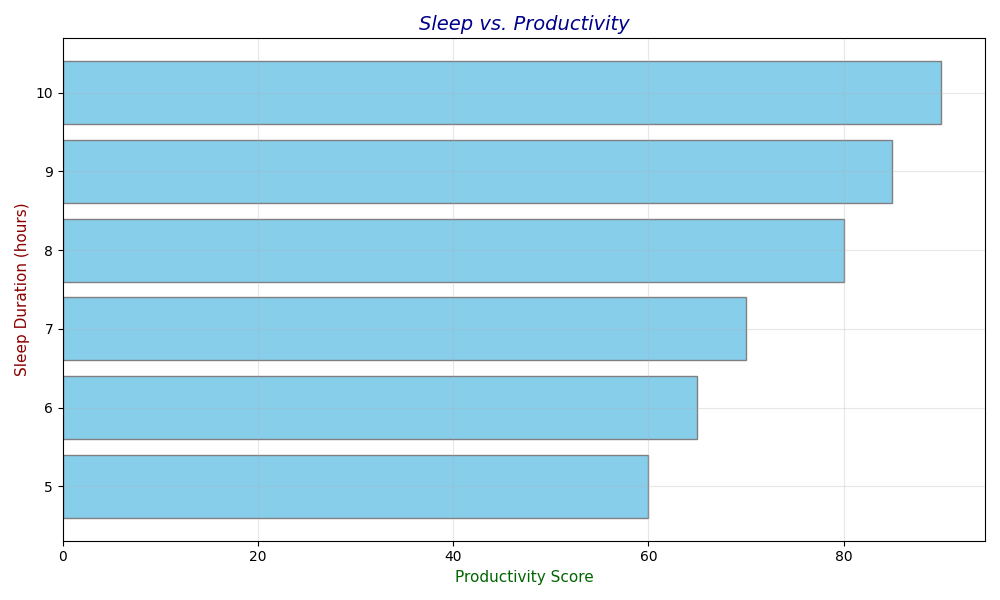

Here is the Python script that generated this plot:
import matplotlib.pyplot as plt
import numpy as np

# Data
sleep_hours = np.array([5, 6, 7, 8, 9, 10])
productivity_scores = np.array([60, 65, 70, 80, 85, 90])

# Create horizontal bar chart
plt.figure(figsize=(10, 6))
plt.barh(sleep_hours, productivity_scores, color='skyblue', edgecolor='gray')

# Customize axes and labels
plt.title('Sleep vs. Productivity', fontsize=14, style='italic', color='darkblue')
plt.xlabel('Productivity Score', fontsize=11, color='darkgreen')
plt.ylabel('Sleep Duration (hours)', fontsize=11, color='darkred')
plt.grid(visible=True, linestyle='-', alpha=0.3)

# Adjust layout
plt.tight_layout()

# Show plot
plt.show()
